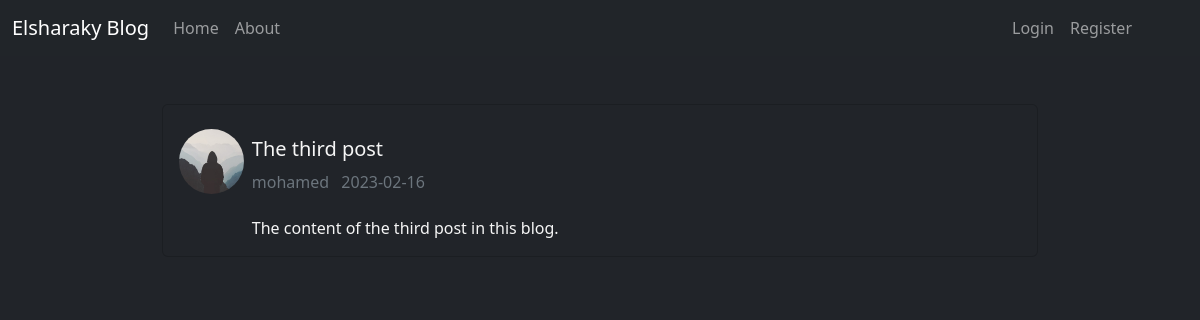
Page /posts?post=3 on the committed database.
### flaskblog/models.py (models this page shows, shortened)
class User(db.Model,UserMixin):
    id = db.Column(db.Integer,primary_key=True)
    username = db.Column(db.String(20),unique=True,nullable=False)
    email = db.Column(db.String(100),unique=True,nullable=False)
    password = db.Column(db.String(60),nullable=False)
    profile_img = db.Column(db.String(20),default='default.jpg',nullable=False)
    posts = db.relationship('Post',backref='author')

class Post(db.Model):
    id = db.Column(db.Integer,primary_key=True)
    title = db.Column(db.String(250),nullable=False)
    content = db.Column(db.Text,nullable=False)
    date = db.Column(db.DateTime,nullable=False,default=datetime.utcnow)
    user_id = db.Column(db.Integer,db.ForeignKey('user.id'),nullable=False)

### flaskblog/routes.py (the view)
@app.route('/posts')
def post():
    post = Post.query.get(request.args.get('post'))
    return render_template('posts.html',title=f'{post.author.username} Post',post=post) if post else abort(404)

### flaskblog/templates/posts.html (shortened to what this page needs)
{% extends 'layout.html' %}
{% block content %}
    <div class="card mb-3" style="background-color: rgb(33 36 41);">
        <div class="row g-0">
            <div class="col-md-1 pt-4 pb-2 ps-3">
                <img src="{{ url_for('static',filename='images/{}'.format(post.author.profile_img)) }}" class="rounded-circle art_img" alt="profile pic">
            </div>
            <div class="col-md-9 pt-3">
                <div class="card-body">
                <h5 class="card-title mb-3 txt">{{ post.title }}</h5>
                <h6 class="card-subtitle mb-2 text-muted">
                    <p class="me-2" style="display: inline-block;">{{ post.author.username }}</p>
                    <p class="text-muted" style="display: inline-block;">{{ post.date.strftime('%Y-%m-%d') }}</p>
                </h6>
                <p class="card-text txt">{{ post.content }}</p>
            </div>
            </div>
            </div>
    </div>
{% endblock content %}

### flaskblog/static/main.css (style rules this page uses)
body { margin: 0; padding: 0; box-sizing: border-box; background-color: rgb(33 36 41); }
h1,h2,h3,h4,h5,h6 { color: whitesmoke; }
.txt { color: whitesmoke; }
.art_img { width: 65px; height: 65px; }

### rows in the picture
User: profile_img (placeholder picture), author.username "mohamed"
Post: title "The third post", date "2023-02-16", content "The content of the third post in this blog."
